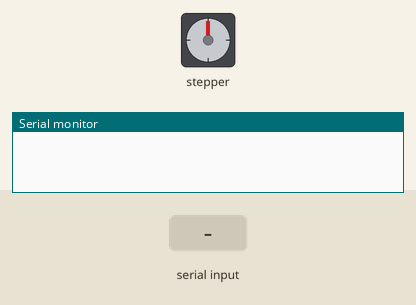
Recording of a sketch running on a simulated Arduino Uno, built with avr-gcc and run on an emulated ATmega328P. Shown: stepper motor, the last lines printed to the serial monitor. The test bench sets the inputs (shaded band). Stepper angles assume 2048 steps per turn.

Above: at 1.2 s.
1.3 s: "90,45\n" received over Serial
At 3.5 s:
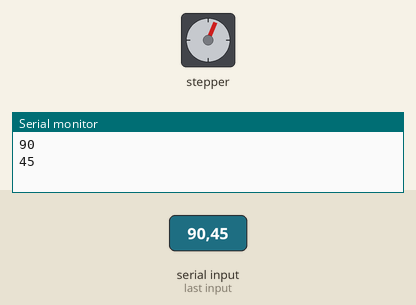
4.3 s: "30,150\n" received over Serial
At 7.13 s:
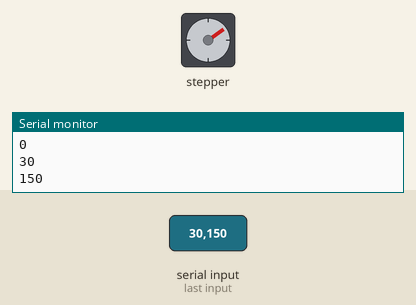
7.3 s: "200\n" received over Serial
At 10.26 s:
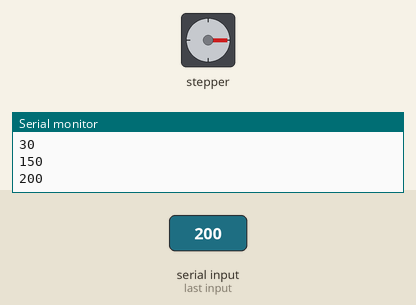
10.3 s: "90\n" received over Serial
At 12.8 s:
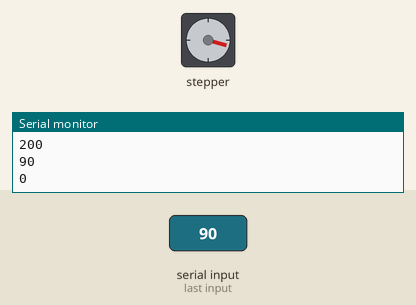
13.3 s: "90,45\n" received over Serial
At 16.0 s:
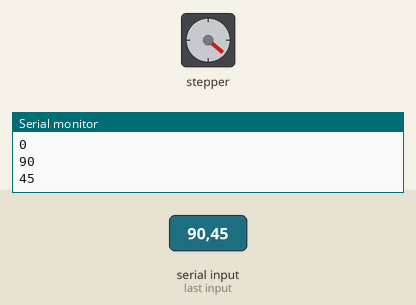
16.3 s: "30,150\n" received over Serial
At 20.0 s:
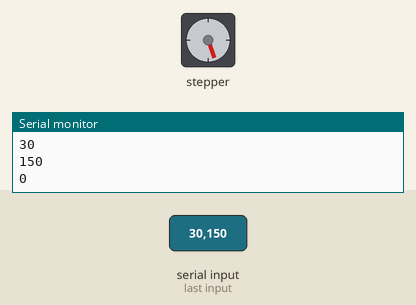
Timing chart, 0 to 20.3 s (numbered marks = the images above; inputs shaded):
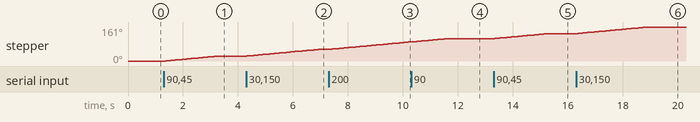

Measured:
- after the input at 1.3 s, stepper: turns 23° clockwise in 1.8 s, starting after 0.08 s
- after the input at 4.3 s, stepper: keeps turning clockwise at about 12°/s, starting at once
- after the input at 7.3 s, stepper: keeps turning clockwise at about 12°/s, starting after 0.05 s
- after the input at 10.3 s, stepper: turns 16° clockwise in 1.3 s, starting at once
- after the input at 13.3 s, stepper: turns 24° clockwise in 1.9 s, starting after 0.05 s
- after the input at 16.3 s, stepper: turns 31° clockwise in 2.5 s, starting after 0.08 s

The sketch:

paso_a_pasoP2.ino
```cpp
#include <Stepper.h>

Stepper m1 (2048, 8, 10, 9, 11);// pasos completos, pines conectados (tener en cuenta el detalle de inversión)


void setup() {
  m1.setSpeed(2); // velocidad en RPM (min 1 max 3)
  Serial.begin(9600);

}

void loop() {
  if (Serial.available()){ // ideal para verificar cantidad de pasos
    int pasos = Serial.parseInt();
    Serial.println(pasos);
    m1.step(pasos);
    digitalWrite(8,0);
    digitalWrite(9,0);
    digitalWrite(10,0);
    digitalWrite(11,0);
  }
 /**
  m1.step(512);//cantidad de pasos del motor
  delay(2000);

  m1.step(-512);//cantidad de pasos del motor (reversa)
  delay(2000);
*/


}
```
